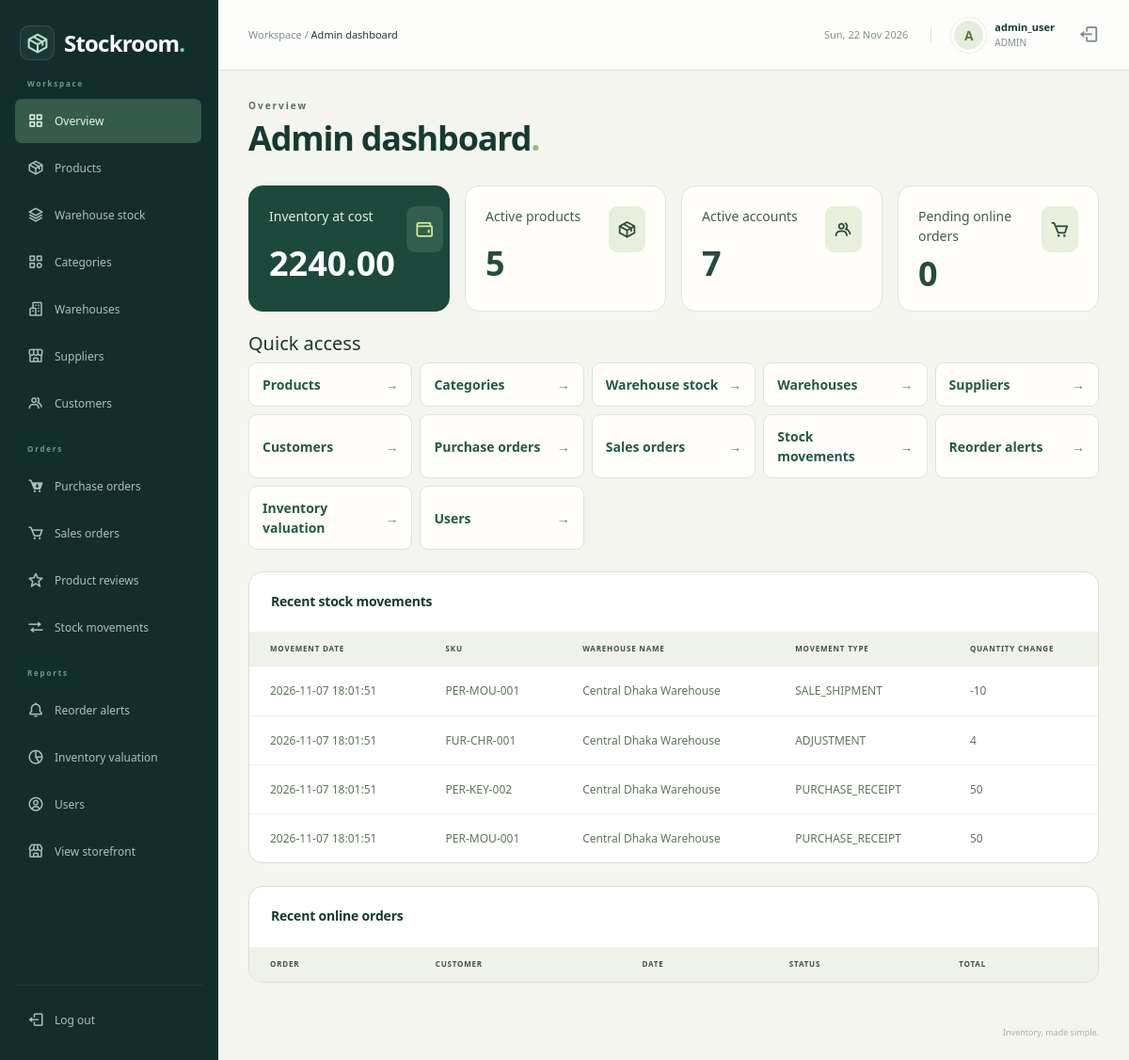
The page /admin/dashboard_admin.php (signed in) on the database its author committed.
### tables this page shows
CREATE TABLE `users` (
  `user_id` int NOT NULL,
  `username` varchar(50) NOT NULL,
  `email` varchar(100) NOT NULL,
  `password_hash` varchar(255) NOT NULL,
  `role` enum('ADMIN','MANAGER','STAFF','CUSTOMER') NOT NULL DEFAULT 'STAFF',
  `customer_id` int DEFAULT NULL,
  `is_active` tinyint(1) NOT NULL DEFAULT '1',
  `created_at` timestamp NULL DEFAULT CURRENT_TIMESTAMP
);

CREATE TABLE `stock_movements` (
  `movement_id` bigint NOT NULL,
  `product_id` int NOT NULL,
  `warehouse_id` int NOT NULL,
  `movement_type` enum('PURCHASE_RECEIPT','SALE_SHIPMENT','TRANSFER_IN','TRANSFER_OUT','ADJUSTMENT') NOT NULL,
  `quantity_change` int NOT NULL,
  `reference_type` varchar(30) DEFAULT NULL,
  `reference_id` int DEFAULT NULL,
  `notes` varchar(255) DEFAULT NULL,
  `performed_by` int DEFAULT NULL,
  `movement_date` timestamp NULL DEFAULT CURRENT_TIMESTAMP
);

CREATE TABLE `products` (
  `product_id` int NOT NULL,
  `sku` varchar(50) NOT NULL,
  `barcode` varchar(100) DEFAULT NULL,
  `product_name` varchar(200) NOT NULL,
  `brand` varchar(100) DEFAULT NULL,
  `category_id` int DEFAULT NULL,
  `preferred_supplier_id` int DEFAULT NULL,
  `unit_of_measure` varchar(20) NOT NULL DEFAULT 'pcs',
  `cost_price` decimal(12,2) NOT NULL DEFAULT '0.00',
  `selling_price` decimal(12,2) NOT NULL DEFAULT '0.00',
  `tax_rate` decimal(5,2) NOT NULL DEFAULT '0.00',
  `reorder_point` int NOT NULL DEFAULT '10',
  `reorder_quantity` int NOT NULL DEFAULT '50',
  `product_image` varchar(255) DEFAULT 'uploads/products/default.png',
  `specifications` text,
  `warranty_period` varchar(100) DEFAULT '1 Year Official Warranty',
  `is_featured` tinyint(1) NOT NULL DEFAULT '0',
  `is_active` tinyint(1) NOT NULL DEFAULT '1',
  `created_at` timestamp NULL DEFAULT CURRENT_TIMESTAMP,
  `updated_at` timestamp NULL DEFAULT CURRENT_TIMESTAMP ON UPDATE CURRENT_TIMESTAMP
);

CREATE TABLE `warehouses` (
  `warehouse_id` int NOT NULL,
  `warehouse_code` varchar(20) NOT NULL,
  `warehouse_name` varchar(100) NOT NULL,
  `location_address` text,
  `manager_id` int DEFAULT NULL,
  `is_active` tinyint(1) NOT NULL DEFAULT '1'
);

### admin/dashboard_admin.php (called while the page is built, shortened)
<?php
$pageTitle = 'Admin dashboard';
require_once __DIR__ . '/../includes/auth.php';
require_once __DIR__ . '/../config/db.php';
$result = mysqli_query($conn, "SELECT SUM(total_inventory_cost) AS total FROM vw_inventory_valuation");
$row = mysqli_fetch_assoc($result);
$summary['inventory_value'] = $row['total'];
$result = mysqli_query($conn, "SELECT COUNT(*) AS total FROM products WHERE is_active=1");
$row = mysqli_fetch_assoc($result);
$summary['active_products'] = $row['total'];
$result = mysqli_query($conn, "SELECT COUNT(*) AS total FROM users WHERE is_active=1");
$row = mysqli_fetch_assoc($result);
$summary['active_accounts'] = $row['total'];
$rows = mysqli_query($conn, "SELECT m.movement_date,p.sku,w.warehouse_name,m.movement_type,m.quantity_change FROM stock_movements m JOIN products p USING(product_id) JOIN warehouses w USING(warehouse_id) ORDER BY m.movement_id DESC LIMIT 8");
$pending_result = mysqli_query($conn, "SELECT COUNT(*) AS total FROM sales_orders WHERE order_source='ECOMMERCE' AND status='PENDING'");
$pending_row = mysqli_fetch_assoc($pending_result);
$summary['pending_online'] = $pending_row['total'];
include '../includes/workspace.php';
include '../templates/dashboard_admin.php';
include '../includes/end.php';

### includes/auth.php (called while the page is built, shortened)
<?php
require_once __DIR__ . '/../config/db.php';
$user_id = $_SESSION['user_id'];
$sql = "SELECT user_id, username, role, customer_id FROM users WHERE user_id=$user_id AND is_active=1";
$users = mysqli_query($conn, $sql);
$account = mysqli_fetch_assoc($users);

### templates/dashboard_admin.php (the view, shortened to what this page needs)
<div class="metrics">
    <article class="metric metric-tile"><i class="bx bx-wallet" aria-hidden="true"></i>Inventory at cost<strong><?php echo $summary['inventory_value']; ?></strong></article>
    <article class="metric metric-tile"><i class="bx bx-package" aria-hidden="true"></i>Active products<strong><?php echo $summary['active_products']; ?></strong></article>
    <article class="metric metric-tile"><i class="bx bx-group" aria-hidden="true"></i>Active accounts<strong><?php echo $summary['active_accounts']; ?></strong></article>
    <article class="metric metric-tile"><i class="bx bx-cart" aria-hidden="true"></i>Pending online orders<strong><?php echo $summary['pending_online']; ?></strong></article>
</div><h2 class="h5">Quick access</h2><div class="quick-links">
    <a href="products.php">Products</a>
    <a href="categories.php">Categories</a>
    <a href="warehouse_stock.php">Warehouse stock</a>
    <a href="warehouses.php">Warehouses</a>
    <a href="suppliers.php">Suppliers</a>
    <a href="customers.php">Customers</a>
    <a href="purchase_orders.php">Purchase orders</a>
    <a href="sales_orders.php">Sales orders</a>
    <a href="stock_movements.php">Stock movements</a>
    <a href="reorder_alerts.php">Reorder alerts</a>
    <a href="inventory_valuation.php">Inventory valuation</a>
    <a href="users.php">Users</a>
</div><section class="surface records-surface"><div class="section-heading"><h2>Recent stock movements</h2></div>
<div class="table-responsive"><table class="table inventory-table records-table">
<thead><tr><th>Movement date</th><th>Sku</th><th>Warehouse name</th><th>Movement type</th><th>Quantity change</th></tr></thead>
<tbody>
<?php while ($row = mysqli_fetch_assoc($rows)) { ?>
<tr>
    <td><?php echo htmlspecialchars($row['movement_date']); ?></td>
    <td><?php echo htmlspecialchars($row['sku']); ?></td>
    <td><?php echo htmlspecialchars($row['warehouse_name']); ?></td>
    <td><?php echo htmlspecialchars($row['movement_type']); ?></td>
    <td><?php echo htmlspecialchars($row['quantity_change']); ?></td>
</tr>
<?php } ?>
</tbody></table></div>
</section>
<section class="surface records-surface"><div class="section-heading"><h2>Recent online orders</h2></div>
<div class="table-responsive"><table class="table inventory-table records-table"><thead><tr><th>Order</th><th>Customer</th><th>Date</th><th>Status</th><th>Total</th></tr></thead></table></div></section>

### includes/topbar.php (shortened to what this page needs)
<header class="topbar">
    <div class="d-flex align-items-center gap-3">
        <span class="breadcrumb-label">Workspace / <strong><?php echo htmlspecialchars($pageTitle); ?></strong></span>
    </div>
    <div class="topbar-account">
        <span class="topbar-date"><?php echo date('D, d M Y'); ?></span>
        <a class="account-link" href="dashboard.php">
            <span class="avatar"><?php echo htmlspecialchars(substr($account['username'], 0, 1)); ?></span>
            <div><strong><?php echo htmlspecialchars($account['username']); ?></strong><small><?php echo htmlspecialchars($account['role']); ?></small></div>
        </a>
        <a href="logout.php" class="topbar-logout" aria-label="Log out"><i class="bx bx-log-out" aria-hidden="true"></i></a>
    </div>
</header>

### assets/css/admin.css (style rules this page uses)
:root { --navy: #142c38; --teal: #137e73; --ink: #213640; --muted: #74818b; --line: #e7ecef; }
* { box-sizing: border-box; }
body { margin: 0; font-family: 'Segoe UI', Arial, sans-serif; font-size: 14px; color: var(--ink); background: #f5f7f9; }
a { text-decoration: none; }
button, a, input { -webkit-tap-highlight-color: transparent; }
.topbar { height: 82px; margin-left: 240px; padding: 0 38px; background: #fff; border-bottom: 1px solid var(--line); display: flex; align-items: center; justify-content: space-between; gap: 15px; }
.breadcrumb-label { color: var(--muted); font-size: 13px; }
.breadcrumb-label strong { color: var(--ink); font-weight: 500; }
.topbar-account { display: flex; align-items: center; gap: 11px; }
.topbar-account strong { display: block; font-weight: 600; font-size: 13px; }
.topbar-account small { color: var(--muted); font-size: 11px; display: block; }
.avatar { display: inline-grid; place-items: center; width: 37px; height: 37px; border-radius: 50%; background: #e2f1eb; color: #287864; font-weight: 700; text-transform: uppercase; }
.topbar-logout { color: var(--muted); font-size: 22px; margin-left: 14px; }
.inventory-table { font-size: 12px; margin-bottom: 0; }
.inventory-table thead th { color: #7c8991; font-size: 10px; text-transform: uppercase; letter-spacing: .6px; font-weight: 600; background: #fafbfc; padding: 13px 22px; border-color: var(--line); white-space: nowrap; }
.inventory-table td { padding: 20px 22px; border-color: var(--line); vertical-align: middle; color: #61727d; }
.inventory-table tr:last-child td { border: 0; }

### assets/css/dashboard.css (style rules this page uses)
.workspace-page { --navy: #112e2d; --teal: #278575; --ink: #243c39; --muted: #7f8d89; --line: #e6ebe7; background: #f5f6f3; }
.workspace-page .topbar { margin-left: 232px; height: 75px; padding: 0 32px; background: #ffffffc9; }
.workspace-page .breadcrumb-label { font-size: 11px; }
.topbar-date { color: #83938a; font-size: 11px; padding-right: 24px; border-right: 1px solid var(--line); margin-right: 10px; }
.account-link { display: flex; gap: 9px; align-items: center; color: var(--ink); }
.workspace-page .avatar { background: #e5eddd; color: #617447; border: 3px solid #fff; outline: 1px solid #e9eee7; }
.workspace-page .topbar-account strong { font-size: 11px; }
.workspace-page .topbar-account small { font-size: 10px; }
.surface { background: #fff; border: 1px solid var(--line); border-radius: 12px; min-width: 0; }
.section-heading { display: flex; align-items: center; justify-content: space-between; gap: 15px; padding: 23px 23px 17px; }
.section-heading h2 { font-size: 14px; font-weight: 650; margin: 0 0 7px; letter-spacing: -.2px; }
.workspace-page .inventory-table { font-size: 10px; }
.workspace-page .inventory-table thead th { background: #f8faf6; color: #9aa593; border-color: #edf0e9; font-size: 8px; padding: 12px 22px; letter-spacing: .8px; }
.workspace-page .inventory-table td { padding: 16px 22px; border-color: #eff2eb; color: #748270; }
.records-table { min-width: 700px; }
.workspace-page .records-table td { max-width: 280px; min-width: 90px; overflow-wrap: anywhere; font-size: 11px; line-height: 1.6; }
.workspace-page .records-table th { font-size: 9px; }
.workspace-page .records-table { width: max-content; min-width: 100%; }
.workspace-page .table-responsive { position: relative; }
.workspace-page .records-table td { white-space: nowrap; overflow-wrap: normal; font-size: 12px; color: #5f745b; }

### rows shown on the page
users: username "A", username "admin_user", role "ADMIN"
stock_movements: movement_date "2026-11-07 18:01:51", product.sku "PER-MOU-001", warehouse.warehouse_name "Central Dhaka Warehouse", movement_type "SALE_SHIPMENT", quantity_change "-10"
stock_movements: movement_date "2026-11-07 18:01:51", product.sku "FUR-CHR-001", warehouse.warehouse_name "Central Dhaka Warehouse", movement_type "ADJUSTMENT", quantity_change "4"
stock_movements: movement_date "2026-11-07 18:01:51", product.sku "PER-KEY-002", warehouse.warehouse_name "Central Dhaka Warehouse", movement_type "PURCHASE_RECEIPT", quantity_change "50"
stock_movements: movement_date "2026-11-07 18:01:51", product.sku "PER-MOU-001", warehouse.warehouse_name "Central Dhaka Warehouse", movement_type "PURCHASE_RECEIPT", quantity_change "50"

### other values the page prints
$pageTitle "Admin dashboard"
$section "Overview"
$summary['inventory_value'] "2240.00"
$summary['active_products'] "5"
$summary['active_accounts'] "7"
$summary['pending_online'] "0"
